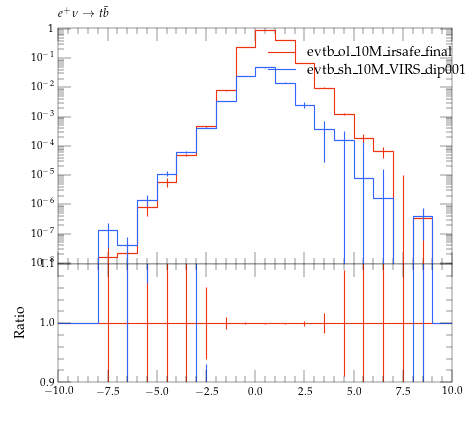

Reproduce this figure in Python.
#! /usr/bin/env python

# This Python script was auto-generated using YODA v2.0.0.
# Analysis object: /evtb/inc_jb_y
# Timestamp: 16-04-2024 (13:54:45)

import matplotlib as mpl
import matplotlib.pyplot as plt
mpl.use('Agg') # comment out for interactive use
import os
import numpy as np

plotDir = os.path.split(os.path.realpath(__file__))[0]
if 'YODA_USER_PLOT_PATH' in globals():
    plot_outdir = globals()['YODA_USER_PLOT_PATH']
else:
    plot_outdir = plotDir

#plot style
plt.style.use(os.path.join(plotDir, '../default.mplstyle'))
# plot metadata
figW, figH = plt.rcParams['figure.figsize']
ax_xLabel = r''
ax_yLabel = r''
ax_title  = r'$e^+ \nu \to t \bar b$'
ax_xScale = 'linear'
ax_yScale = 'log'
xLims = (-10.0, 10.0)
yLims = (9.000000000000001e-09, 1.1)

# TeX-friendly labels for the legend
labels = [ r"evtb\_ol\_10M\_irsafe\_final", r"evtb\_sh\_10M\_dip001\_irsafe\_final" ]

# Create figure and axis objects
fig, (ax, ratio0_ax) = plt.subplots(2, 1, sharex=True,
                  figsize=(figW,figH), gridspec_kw={'height_ratios': (2, 1)})
ratio0_ax.yaxis.set_major_locator(mpl.ticker.MultipleLocator(0.1))
ratio0_ax.set_ylim(0.9, 1.1)
ratio0_ax.set_ylabel('Ratio')

# LineColor map: curve index -> color
linecolors = {0: '#EE3311', 1: '#3366FF'}
# the numerical data is stored in a separate file
dataf = dict()
prefix = os.path.split(__file__)[0]
if prefix:    prefix = prefix + '/'
exec(open(prefix+'inc_jb_y__data.py').read(), dataf)


legend_handles = [] # keep track of handles for the legend

# style options for curves
# starts at zorder>=5 to draw curve on top of legend
styles = {
  'curve0': {
    'color' : linecolors[0],
    'linestyle' : '-',
    'marker' : 'o',
    'zorder' : 5,
    'histstyle' : True,
  },
  'curve1': {
    'color' : linecolors[1],
    'linestyle' : '-',
    'marker' : 'o',
    'zorder' : 6,
    'histstyle' : True,
  },
}
# curve from input yoda files in main panel
for label in dataf['yvals'].keys():
    if all(np.isnan(v) for v in dataf['yvals'][label]):
        continue
    tmp = None
    if styles[label]['histstyle']: # draw as histogram
        tmp, = ax.plot(dataf['xedges'], dataf['yedges'][label],
                       color=styles[label]['color'],
                       linestyle=styles[label]['linestyle'],
                       drawstyle='steps-pre', solid_joinstyle='miter',
                       zorder=styles[label]['zorder'], label=label)
        ax.errorbar(dataf['xpoints'], dataf['yvals'][label], color=styles[label]['color'],
                    xerr=dataf['xerrs'], yerr=[dataf['ydowns'][label], dataf['yups'][label]],
                    linestyle='none', zorder=styles[label]['zorder'])
    else: # draw as scatter
        tmp = ax.errorbar(dataf['xpoints'], dataf['yvals'][label],
                          xerr=dataf['xerrs'],
                          yerr=[ dataf['ydowns'][label],
                          dataf['yups'][label] ],
                          fmt=styles[label]['marker'],
                          ecolor=styles[label]['color'],
                          color=styles[label]['color'], zorder=2)
        tmp[-1][0].set_linestyle(styles[label]['linestyle'])
    legend_handles += [tmp]
    for varLabel in dataf['variation_yvals'].keys():
        if varLabel.startswith(label):
            tmp, = ax.plot(dataf['xedges'], dataf['variation_yvals'][varLabel],
                           color=styles[label]['color'],
                           linestyle=styles[label]['linestyle'],
                           drawstyle='steps-pre', solid_joinstyle='miter',
                           zorder=styles[label]['zorder'], alpha=0.5)


# plots on ratio panel
# curve from input yoda files in ratio panel
for label, yvals in dataf['ratio0_yvals'].items():
    if all(np.isnan(v) for v in yvals):
        continue
    if styles[label]['histstyle']: # plot as histogram
        ratio0_ax.plot(dataf['xedges'], yvals,
                       color=styles[label]['color'],
                       linestyle=styles[label]['linestyle'],
                       drawstyle='steps-pre', zorder=1,
                       solid_joinstyle='miter')
        ratio0_ax.vlines(dataf['xpoints'],
                         dataf['ratio0_ymin'][label],
                         dataf['ratio0_ymax'][label],
                         color=styles[label]['color'], zorder=1)
    else: # plot as scatter
        tmp = ratio0_ax.errorbar(dataf['xpoints'],
                                 yvals, xerr=dataf['xerrs'],
                                 yerr=dataf['ratio0_yerrs'][label],
                                 fmt=styles[label]['marker'],
                                 ecolor=styles[label]['color'],
                                 color=styles[label]['color'])
        tmp[-1][0].set_linestyle(styles[label]['linestyle'])

    for varlabel in dataf['ratio0_variation_vals'].keys():
        if varlabel.startswith(label):
            ratio0_ax.plot(dataf['xedges'],
                            dataf['ratio0_variation_vals'][varlabel],
                            color=styles[label]['color'],
                            linestyle=styles[label]['linestyle'],
                            drawstyle='steps-pre', solid_joinstyle='miter',
                            zorder=1, alpha=0.5)

legend_pos = (0.5, 0.97)
ax.legend(legend_handles, labels, loc='upper left', bbox_to_anchor=legend_pos)

# set plot metadata as defined above
ratio0_ax.set_xlabel(ax_xLabel)
ratio0_ax.xaxis.set_label_coords(1., -.15)
ax.set_ylabel(ax_yLabel, loc='top')
ax.set_title(ax_title, loc='left')
ax.set_xscale(ax_xScale)
ax.set_yscale(ax_yScale)
ax.set_xlim(xLims)
ax.set_ylim(yLims)

# tick formatting
plt.rcParams['xtick.top'] = True
plt.rcParams['ytick.right'] = True
ax.yaxis.set_major_locator(mpl.ticker.LogLocator(base=10.0, numticks=np.inf))
ax.yaxis.set_minor_locator(mpl.ticker.LogLocator(
                           base=10.0, subs=np.arange(0.1, 1, 0.1), numticks=np.inf))
fig.align_ylabels((ax, ratio0_ax))
plt.savefig(os.path.join(plot_outdir, 'inc_jb_y.pdf'), format='PDF')
plt.savefig(os.path.join(plot_outdir, 'inc_jb_y.png'), format='PNG')

plt.close(fig)
